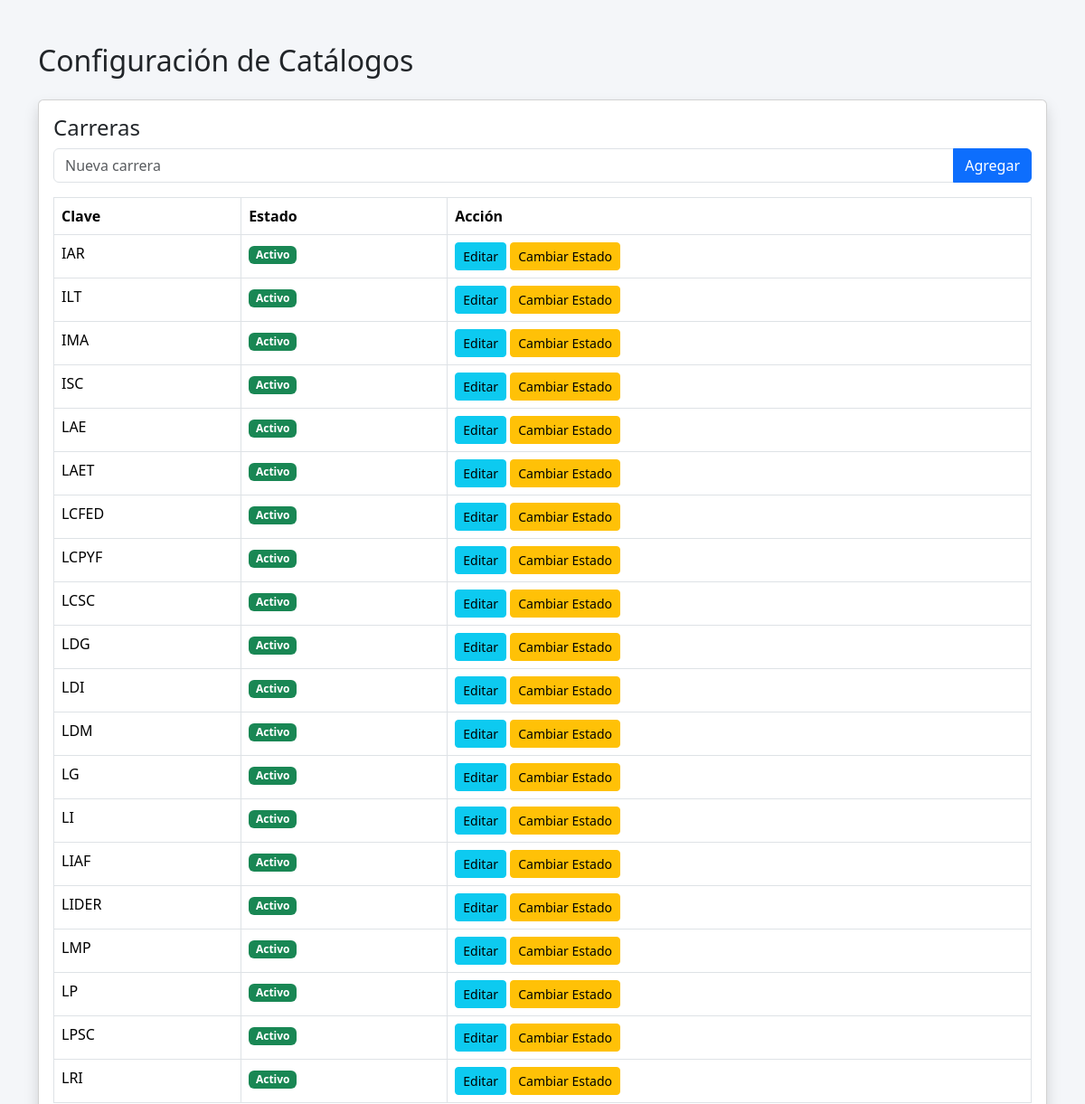
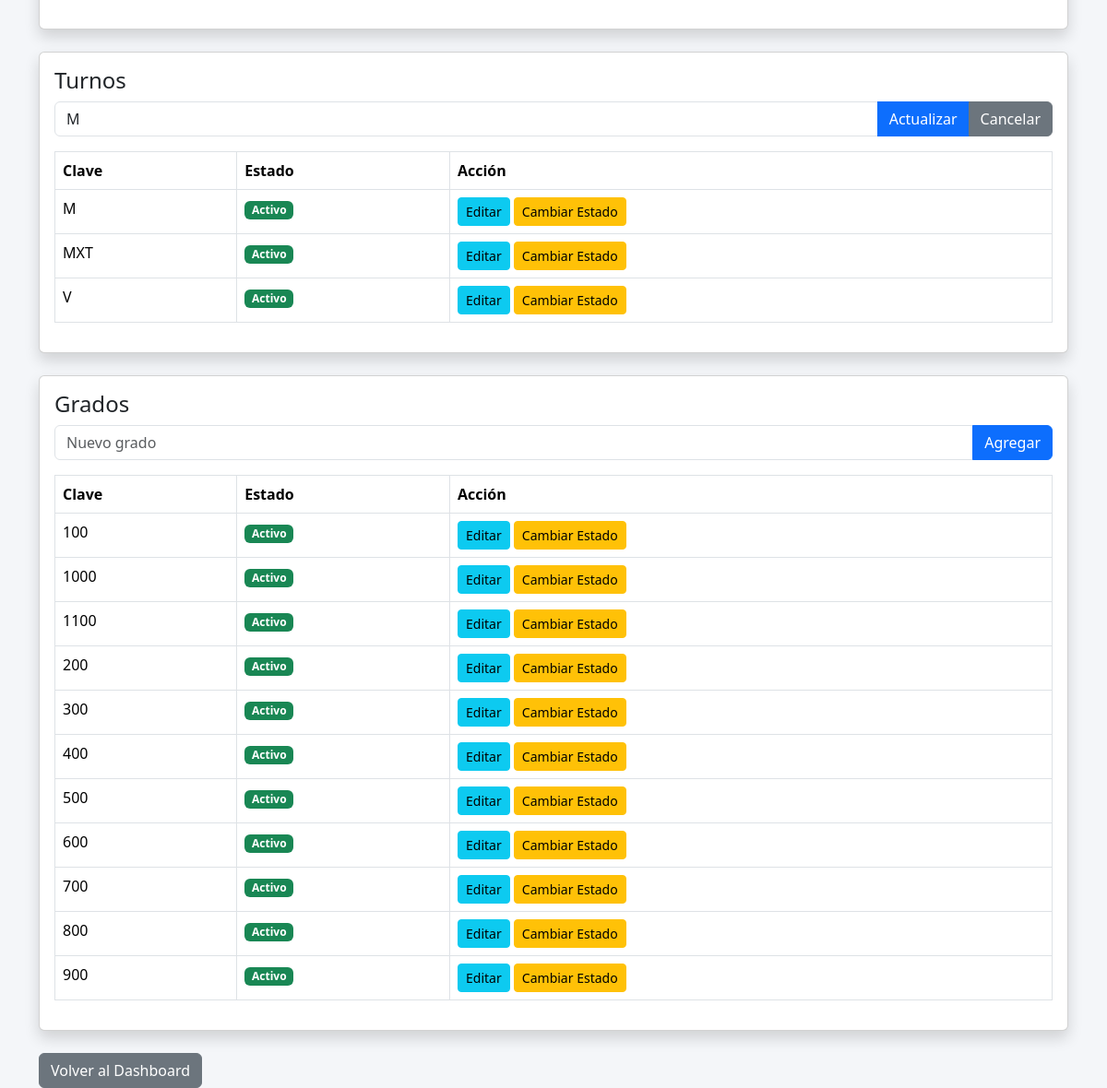
Screenshot of /catalogos/catalogos.php?editarTurno=1 with the database file from the repository (2 pictures, top to bottom).
### tables this page shows
CREATE TABLE cat_carrera(
    id_carrera INT AUTO_INCREMENT PRIMARY KEY,
    clave VARCHAR(20) NOT NULL UNIQUE,
    activo TINYINT(1) DEFAULT 1
);

CREATE TABLE cat_turno(
    id_turno INT AUTO_INCREMENT PRIMARY KEY,
    clave VARCHAR(10) NOT NULL UNIQUE,
    activo TINYINT(1) DEFAULT 1
);

CREATE TABLE cat_grado(
    id_grado INT AUTO_INCREMENT PRIMARY KEY,
    clave VARCHAR(10) NOT NULL UNIQUE,
    activo TINYINT(1) DEFAULT 1
);

### catalogos/catalogos.php (the view, shortened to what this page needs)
<?php
include("../config/conexion.php");
$editarCarrera = null;
$editarTurno = null;
$editarGrado = null;
if(isset($_GET['editarTurno'])){
    $id = intval($_GET['editarTurno']);
    $editarTurno = $conn->query("SELECT * FROM cat_turno WHERE id_turno=$id")->fetch_assoc();
}
?>
<!DOCTYPE html>
<html lang="es">
<head>
<link href="https://cdn.jsdelivr.net/npm/bootstrap@5.3.2/dist/css/bootstrap.min.css" rel="stylesheet">
</head>
<body style="background:#f4f6f9;">
<div class="container mt-5">
<h2 class="mb-4">Configuración de Catálogos</h2>
<div class="card shadow mb-4">
<div class="card-body">
<h4>Carreras</h4>
<form method="POST" class="mb-3">
<div class="input-group">
<input type="text"
name="nuevaCarrera"
class="form-control"
placeholder="Nueva carrera"
value="<?= $editarCarrera['clave'] ?? '' ?>"
required>
<button name="guardarCarrera" class="btn btn-primary">
<?= $editarCarrera ? 'Actualizar' : 'Agregar' ?>
</button>
</div>
</form>
<table class="table table-bordered">
<tr>
<th>Clave</th>
<th>Estado</th>
<th>Acción</th>
</tr>
<?php
$res = $conn->query("SELECT * FROM cat_carrera ORDER BY clave");
while($row = $res->fetch_assoc()){
?>
<tr>
<td><?= $row['clave'] ?></td>
<td>
<?= $row['activo'] ?
'<span class="badge bg-success">Activo</span>' :
'<span class="badge bg-danger">Inactivo</span>' ?>
</td>
<td>
<a href="?editarCarrera=<?= $row['id_carrera'] ?>" class="btn btn-info btn-sm">Editar</a>
<a href="?toggleCarrera=<?= $row['id_carrera'] ?>" class="btn btn-warning btn-sm">Cambiar Estado</a>
</td>
</tr>
<?php } ?>
</table>
</div>
</div>
<div class="card shadow mb-4">
<div class="card-body">
<h4>Turnos</h4>
<form method="POST" class="mb-3">
<div class="input-group">
<input type="text"
name="nuevoTurno"
class="form-control"
placeholder="Nuevo turno"
value="<?= $editarTurno['clave'] ?? '' ?>"
required>
<button name="guardarTurno" class="btn btn-primary">
<?= $editarTurno ? 'Actualizar' : 'Agregar' ?>
</button>
<?php if($editarTurno){ ?>
<a href="catalogos.php" class="btn btn-secondary">Cancelar</a>
<?php } ?>
</div>
</form>
<table class="table table-bordered">
<tr>
<th>Clave</th>
<th>Estado</th>
<th>Acción</th>
</tr>
<?php
$res = $conn->query("SELECT * FROM cat_turno ORDER BY clave");
while($row = $res->fetch_assoc()){
?>
<tr>
<td><?= $row['clave'] ?></td>
<td>
<?= $row['activo'] ?
'<span class="badge bg-success">Activo</span>' :
'<span class="badge bg-danger">Inactivo</span>' ?>
</td>
<td>
<a href="?editarTurno=<?= $row['id_turno'] ?>" class="btn btn-info btn-sm">Editar</a>
<a href="?toggleTurno=<?= $row['id_turno'] ?>" class="btn btn-warning btn-sm">Cambiar Estado</a>
</td>
</tr>
<?php } ?>
</table>
</div>
</div>
<div class="card shadow mb-4">
<div class="card-body">
<h4>Grados</h4>
<form method="POST" class="mb-3">
<div class="input-group">
<input type="text"
name="nuevoGrado"
class="form-control"
placeholder="Nuevo grado"
value="<?= $editarGrado['clave'] ?? '' ?>"
required>
<button name="guardarGrado" class="btn btn-primary">
<?= $editarGrado ? 'Actualizar' : 'Agregar' ?>
</button>
</div>
</form>
<table class="table table-bordered">
<tr>
<th>Clave</th>
<th>Estado</th>
<th>Acción</th>
</tr>
<?php
$res = $conn->query("SELECT * FROM cat_grado ORDER BY clave");
while($row = $res->fetch_assoc()){
?>
<tr>
<td><?= $row['clave'] ?></td>
<td>
<?= $row['activo'] ?
'<span class="badge bg-success">Activo</span>' :
'<span class="badge bg-danger">Inactivo</span>' ?>
</td>
<td>
<a href="?editarGrado=<?= $row['id_grado'] ?>" class="btn btn-info btn-sm">Editar</a>
<a href="?toggleGrado=<?= $row['id_grado'] ?>" class="btn btn-warning btn-sm">Cambiar Estado</a>
</td>
</tr>
<?php } ?>
</table>
</div>
</div>
<a href="../dashboard.php" class="btn btn-secondary">Volver al Dashboard</a>
</div>
</body>
</html>

### rows the page displays
cat_carrera: clave "IAR", activo "Activo"
cat_carrera: clave "ILT", activo "Activo"
cat_carrera: clave "IMA", activo "Activo"
cat_carrera: clave "ISC", activo "Activo"
cat_carrera: clave "LAE", activo "Activo"
cat_carrera: clave "LAET", activo "Activo"
cat_carrera: clave "LCFED", activo "Activo"
cat_carrera: clave "LCPYF", activo "Activo"
cat_carrera: clave "LCSC", activo "Activo"
cat_carrera: clave "LDG", activo "Activo"
cat_carrera: clave "LDI", activo "Activo"
cat_carrera: clave "LDM", activo "Activo"
cat_carrera: clave "LG", activo "Activo"
cat_carrera: clave "LI", activo "Activo"
cat_carrera: clave "LIAF", activo "Activo"
cat_carrera: clave "LIDER", activo "Activo"
cat_carrera: clave "LMP", activo "Activo"
cat_carrera: clave "LP", activo "Activo"
cat_carrera: clave "LPSC", activo "Activo"
cat_carrera: clave "LRI", activo "Activo"
cat_turno: nuevoTurno "M", clave "M", activo "Activo"
cat_turno: clave "MXT", activo "Activo"
cat_turno: clave "V", activo "Activo"
cat_grado: clave "100", activo "Activo"
cat_grado: clave "1000", activo "Activo"
cat_grado: clave "1100", activo "Activo"
cat_grado: clave "200", activo "Activo"
cat_grado: clave "300", activo "Activo"
cat_grado: clave "400", activo "Activo"
cat_grado: clave "500", activo "Activo"
cat_grado: clave "600", activo "Activo"
cat_grado: clave "700", activo "Activo"
cat_grado: clave "800", activo "Activo"
cat_grado: clave "900", activo "Activo"
